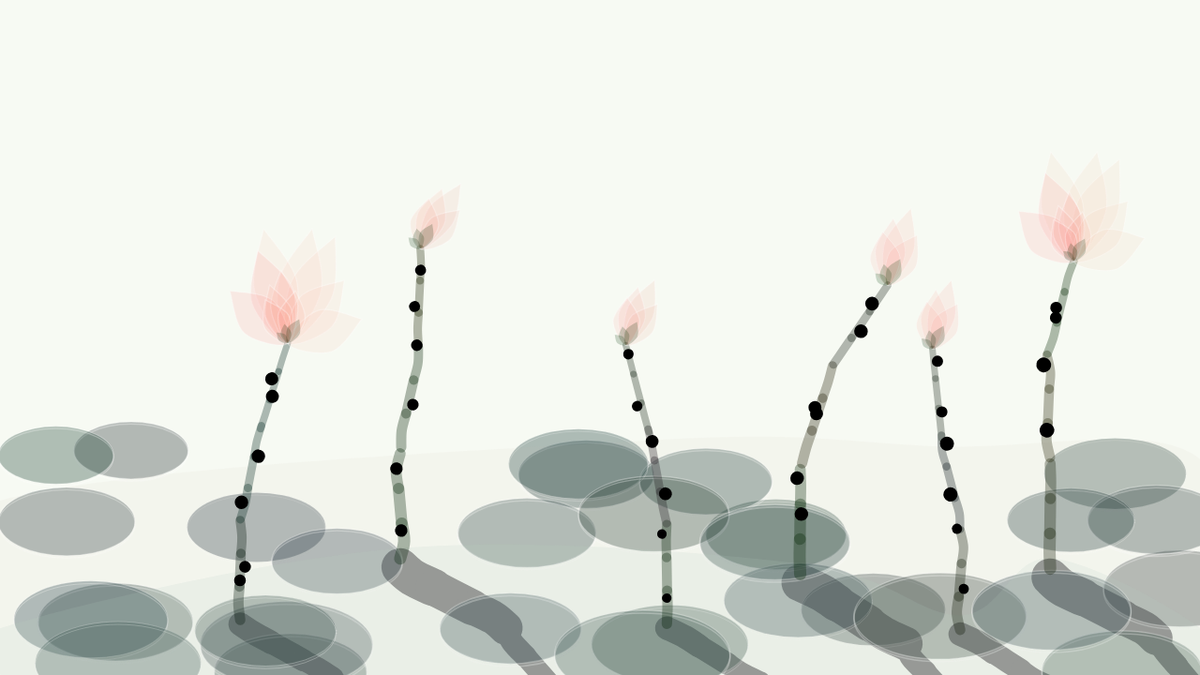
Frame 1 (no input)
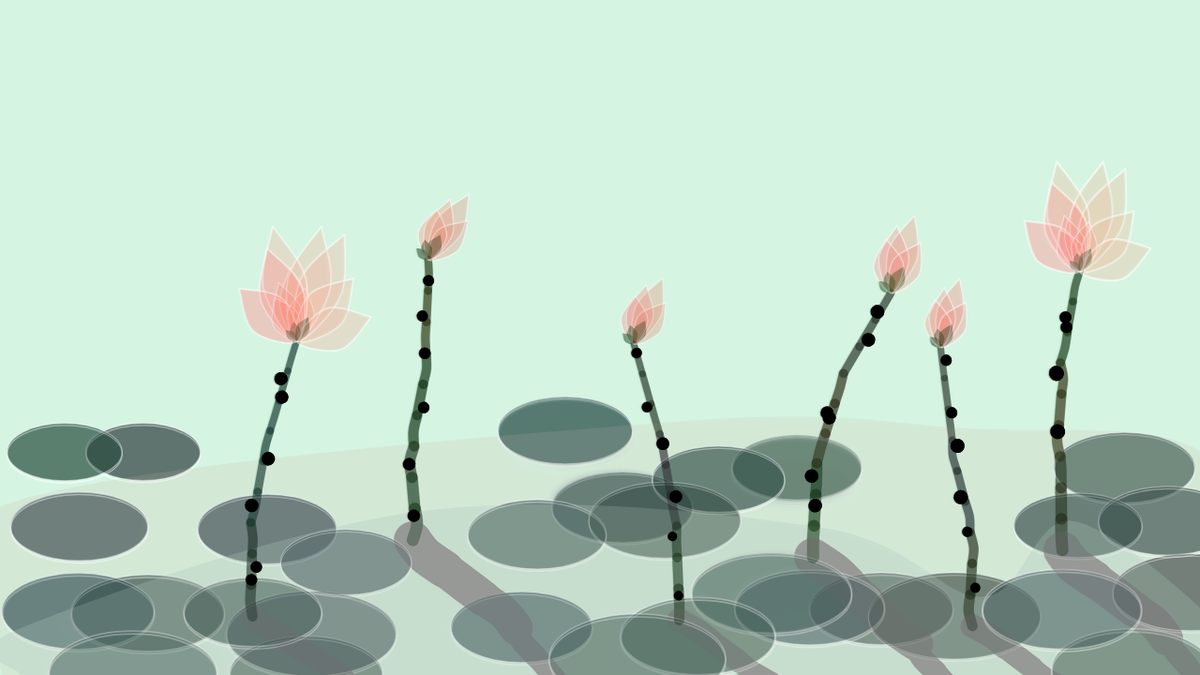
Frame 60 (no input)
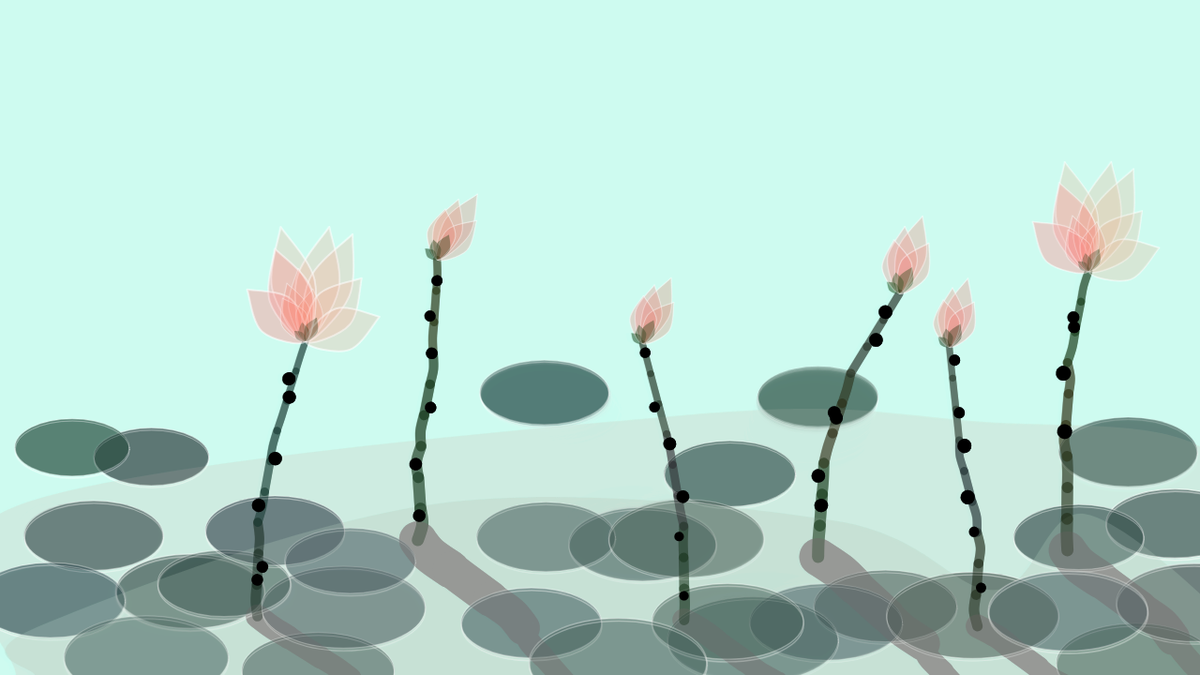
Frame 120 (the mouse pressed at the canvas centre since frame 60)

The p5.js sketch that drew these frames (run headless with seeded random() and noise() and a simulated clock; from frame 60 on, the mouse is pressed at the canvas centre):

// p5.js sketch
// ── sketch.js
//Finding references in the NOC example code by Prof. Moon.
let canvas;
let bgColor;

let joints = [];
let branches = [];
let openflowers = [];
let closeflowers = [];
let knots = [];

let sjoints = [];
let sbranches = [];

let lls = [];

let dragonflys = [];

function setup() {
  canvas = createCanvas(1280, 720);

  noCursor();

  let start1 = createVector(width / 5, random((height * 5) / 6, height) - 20);

  let start2 = createVector(width / 3, random((height * 5) / 6, height) - 20);
  let start3 = createVector(width / 1.8, random((height * 5) / 6, height) - 20);
  let start4 = createVector(width / 1.5, random((height * 5) / 6, height) - 20);
  let start5 = createVector(
    (width * 4) / 5,
    random((height * 5) / 6, height) - 20
  );
  let start6 = createVector(
    (width * 7) / 8,
    random((height * 5) / 6, height) - 20
  );
  joints.push(start1);
  branch(start1, 0, 115);

  joints.push(start2);
  branch(start2, 0, 130);

  joints.push(start3);
  branch(start3, 0, 115);

  joints.push(start4);
  branch(start4, 0, 130);

  joints.push(start5);
  branch(start5, 0, 115);

  joints.push(start6);
  branch(start6, 0, 130);

  sjoints.push(start1);
  sjoints.push(start2);
  sjoints.push(start3);
  sjoints.push(start4);
  sjoints.push(start5);
  sjoints.push(start6);
  sbranch(start1, 0, 115);
  sbranch(start2, 0, 130);
  sbranch(start3, 0, 115);
  sbranch(start4, 0, 130);
  sbranch(start5, 0, 115);
  sbranch(start6, 0, 130);

  for (let i = 0; i < 30; i++) {
    lls.push(
      new LL(random(width), random((height * 2) / 3, height), random(80, 100))
    );
  }

  for (let i = 0; i < 7; i++) {
    let x = random(width / 2);
    let y = random(height / 2);
    dragonflys.push(new Dragonfly(x, y));
  }
}

function draw() {
  let xOffset = sin(frameCount * 0.01) * 20;
  translate(xOffset, 0);

  bgColor = color(
    map(sin(frameCount * 0.01), -1, 1, 250, 200),
    map(sin(frameCount * 0.01), -1, 1, 220, 250),
    map(sin(frameCount * 0.01), -1, 1, 180, 240),
    70
  );
  background(bgColor);

//   for (let x = 0; x < width / 1.8; x++) {
//     let freq = x * 0.03 + frameCount * 0.02;
//     let amp = 20;
//     let sinValue = sin(freq) * amp;
//     let noiseValue = noise(x * 0.02, frameCount * 0.05) * 20;
//     push();
//     noStroke();
//     fill(255, 80);
//     circle(
//       x - 20,
//       250 - sinValue + random(-5, 5) - 20 + noiseValue,
//       random(0.5, 2)
//     );
//     scale(1.2, 1);
//     circle(
//       x - 20,
//       200 - sinValue + random(-5, 5) - 20 + noiseValue,
//       random(0.5, 2)
//     );
//     pop();
//   }

//   for (let x = 350; x < width; x++) {
//     let freq = -x * 0.03 + frameCount * 0.02;
//     let amp = 20;
//     let sinValue = sin(freq) * amp;
//     let noiseValue = noise(x * 0.02, frameCount * 0.05) * 20;
//     push();
//     noStroke();
//     fill(255, 80);
//     circle(
//       x - 20,
//       300 - sinValue + random(-5, 5) + 20 + noiseValue,
//       random(0.5, 2)
//     );
//     scale(1.2, 1);
//     circle(
//       x - 20,
//       300 - sinValue + random(-5, 5) + 20 + noiseValue,
//       random(0.5, 2)
//     );
//     pop();
//   }

  let windForce = map(sin(frameCount * 0.05), -1, 1, -0.05, 0.05);

  let wind = createVector(windForce, 0);

  for (let i = 0; i < sbranches.length; i++) {
    sbranches[i].display();
  }

  for (let i = 0; i < lls.length; i++) {
    let ll = lls[i];
    ll.applyGravitationalAttraction(lls);
    ll.update();
    ll.limitVelocity(5);
    ll.bounce();
    ll.display();
  }

  push();
  noStroke();
  fill(225 * 0.8, 255 * 0.8, 240 * 0.8, 40);
  beginShape();
  curveVertex(20 * sin(frameCount * 0.01), height);
  curveVertex(20 * sin(frameCount * 0.01), height);
  curveVertex(20 * sin(frameCount * 0.01), height - 50);
  curveVertex(
    sjoints[1].x + 20 * sin(frameCount * 0.01),
    sjoints[1].y - 20 - 20 * abs(sin(frameCount * 0.01))
  );
  curveVertex(
    sjoints[3].x + 20 * sin(frameCount * 0.01),
    sjoints[3].y - 20 - 20 * abs(sin(frameCount * 0.01))
  );
  curveVertex(
    sjoints[4].x + 20 * sin(frameCount * 0.01),
    sjoints[4].y - 20 - 20 * abs(sin(frameCount * 0.01))
  );

  curveVertex(
    sjoints[5].x + 20 * sin(frameCount * 0.01),
    sjoints[5].y - 20 - 20 * abs(sin(frameCount * 0.01))
  );
  curveVertex(width + 20 * sin(frameCount * 0.01), height - 50);
  curveVertex(width + 20 * sin(frameCount * 0.01), height);
  curveVertex(width + 20 * sin(frameCount * 0.01), height);
  endShape();
  pop();

  push();
  translate(-20, -180);
  noStroke();
  fill(255 * 0.8, 240 * 0.8, 220 * 0.8, 20);
  beginShape();
  curveVertex(20 * sin(frameCount * 0.01), height + 180);
  curveVertex(20 * sin(frameCount * 0.01), height + 180);
  curveVertex(20 * sin(frameCount * 0.01), height);
  curveVertex(
    sjoints[2].x + 20 * sin(frameCount * 0.01),
    sjoints[2].y - 20 - 20 * abs(sin(frameCount * 0.01))
  );

  curveVertex(
    sjoints[4].x + 20 * sin(frameCount * 0.01),
    sjoints[4].y - 20 - 20 * abs(sin(frameCount * 0.01))
  );
  curveVertex(width + 20, height - 50);
  curveVertex(width + 20, height + 180);
  curveVertex(width + 20, height + 180);
  endShape();
  pop();

  for (let i = 0; i < branches.length; i++) {
    branches[i].update(wind);
    branches[i].display();
  }

  for (let i = 0; i < knots.length; i++) {
    knots[i].display();
  }

  for (let i = 0; i < openflowers.length; i++) {
    openflowers[i].display();
  }
  for (let i = 0; i < closeflowers.length; i++) {
    closeflowers[i].display();
  }

  for (let i = 0; i < dragonflys.length; i++) {
    let target = createVector(mouseX, mouseY);
    dragonflys[i].seek(target);
    dragonflys[i].avoidbut(dragonflys);
    dragonflys[i].avoidbran(branches);
    dragonflys[i].update();
    dragonflys[i].reappear();
    dragonflys[i].display();
    dragonflys[i].waving = 5 * sin(frameCount * 0.05 + i * 0.5);
  }
}

function keyPressed() {
  if (key == "f") {
    let fs = fullscreen();
    fullscreen(!fs);
  }
}

function sbranch(from, angle, len, gen = 0) {
  let vector = p5.Vector.fromAngle(angle + PI / 6).setMag(len);
  let to = p5.Vector.add(from, vector);

  sjoints.push(to);

  let thickness = map(len, 110, 120, 20, 30);
  let stiffness = 0.5;

  // construct objects
  sbranches.push(new SBranches(from, to, thickness, len, stiffness, gen));

  // alteration
  len = (len * 7) / 8;
  gen++;

  // recursion
  if (gen >= 0 && gen < 3) {
    let angle1 = angle + PI / 20 + random(-0.4, 0.3);
    sbranch(to, angle1, len, gen);
  }
}

function branch(from, angle, len, gen = 0) {
  let vector = p5.Vector.fromAngle(angle - PI / 2).setMag(len);
  let to = p5.Vector.add(from, vector);

  joints.push(to);

  let thickness = map(len, 30, 50, 0.5, 3);
  let stiffness = 0.3;

  // construct objects
  branches.push(new Branch(from, to, thickness, 100, stiffness, gen));

  if (gen >= 0 && gen <= 3) {
    if (random() < 0.8) {
      knots.push(new Knots(from, to, 1, 20));
    }
  }

  if (gen == 2) {
    if (random() < 0.3) {
      openflowers.push(new OpenFlowers(from, to, 50));
    }
  }

  if (gen == 2) {
    closeflowers.push(new CloseFlowers(from, to, 50));
  }

  len = (len * 7) / 8;
  gen++;

  if (gen >= 0 && gen < 3) {
    let angle1 = angle + PI / 20 + random(-0.4, 0.3);
    branch(to, angle1, len, gen);
  }
}

class SBranches {
  constructor(from, to, thickness, len, stiffness, gen) {
    this.from = from;
    this.to = to;
    this.thickness = thickness;
    this.len = len;
    this.k = stiffness;
    this.bend = (random(-10, 10) * thickness) / 30;
    this.gen = gen;
  }

  display() {
    let midX1 = lerp(this.from.x, this.to.x, 1 / 6);
    let midY1 = lerp(this.from.y, this.to.y, 1 / 6);

    let midX2 = lerp(this.from.x, this.to.x, 1 / 3);
    let midY2 = lerp(this.from.y, this.to.y, 1 / 3);

    let midX3 = lerp(this.from.x, this.to.x, 1 / 2);
    let midY3 = lerp(this.from.y, this.to.y, 1 / 2);

    let midX4 = lerp(this.from.x, this.to.x, 2 / 3);
    let midY4 = lerp(this.from.y, this.to.y, 2 / 3);

    let midX5 = lerp(this.from.x, this.to.x, 5 / 6);
    let midY5 = lerp(this.from.y, this.to.y, 5 / 6);
    push();
    stroke(140);
    noFill();

    beginShape();
    strokeWeight(this.thickness);

    curveVertex(this.from.x, this.from.y);
    curveVertex(this.from.x, this.from.y);
    curveVertex(midX1 + this.bend, midY1);
    curveVertex(midX2 + this.bend * 0.4, midY2);
    curveVertex(midX2 + this.bend * 0.4, midY2);
    endShape();

    beginShape();
    strokeWeight(this.thickness * 0.95);
    curveVertex(midX2 + this.bend * 0.4, midY2);
    curveVertex(midX2 + this.bend * 0.4, midY2);
    curveVertex(midX3, midY3);
    curveVertex(midX4 - this.bend * 0.4, midY4);
    curveVertex(midX4 - this.bend * 0.4, midY4);
    endShape();

    beginShape();
    strokeWeight(this.thickness * 0.9);
    curveVertex(midX4 - this.bend * 0.4, midY4);
    curveVertex(midX4 - this.bend * 0.4, midY4);
    curveVertex(midX5 - this.bend, midY5);
    curveVertex(this.to.x, this.to.y);
    curveVertex(this.to.x, this.to.y);
    endShape();
    pop();
  }
}

class Branch {
  constructor(from, to, thickness, len, stiffness, gen) {
    this.from = from;
    this.to = to;
    this.thickness = thickness;
    this.len = len;
    this.k = stiffness;
    this.bend = (random(-10, 10) * thickness) / 30;
    this.gen = gen;
    let inc = 5;
    this.col = color(
      10 + random(-20, 20) + gen * inc,
      25 + random(-10, 10) + gen * inc,
      8 + random(-20, 20) + gen * inc,
      80
    );
  }

  update(wind) {
    let vector = p5.Vector.sub(this.to, this.from);
    let distance = vector.mag();
    let stretch = distance - this.len;
    let force = vector
      .copy()
      .normalize()
      .mult(stretch * this.k);

    force.add(wind);
    this.from.add(force);
    this.to.sub(force);
  }

  display() {
    let midX1 = lerp(this.from.x, this.to.x, 1 / 6);
    let midY1 = lerp(this.from.y, this.to.y, 1 / 6);

    let midX2 = lerp(this.from.x, this.to.x, 1 / 3);
    let midY2 = lerp(this.from.y, this.to.y, 1 / 3);

    let midX3 = lerp(this.from.x, this.to.x, 1 / 2);
    let midY3 = lerp(this.from.y, this.to.y, 1 / 2);

    let midX4 = lerp(this.from.x, this.to.x, 2 / 3);
    let midY4 = lerp(this.from.y, this.to.y, 2 / 3);

    let midX5 = lerp(this.from.x, this.to.x, 5 / 6);
    let midY5 = lerp(this.from.y, this.to.y, 5 / 6);
    push();
    stroke(this.col);
    noFill();

    beginShape();
    strokeWeight(this.thickness);

    curveVertex(this.from.x, this.from.y);
    curveVertex(this.from.x, this.from.y);
    curveVertex(midX1 + this.bend, midY1);
    curveVertex(midX2 + this.bend * 0.4, midY2);
    curveVertex(midX2 + this.bend * 0.4, midY2);
    endShape();

    beginShape();
    strokeWeight(this.thickness * 0.95);
    curveVertex(midX2 + this.bend * 0.4, midY2);
    curveVertex(midX2 + this.bend * 0.4, midY2);
    curveVertex(midX3, midY3);
    curveVertex(midX4 - this.bend * 0.4, midY4);
    curveVertex(midX4 - this.bend * 0.4, midY4);
    endShape();

    beginShape();
    strokeWeight(this.thickness * 0.9);
    curveVertex(midX4 - this.bend * 0.4, midY4);
    curveVertex(midX4 - this.bend * 0.4, midY4);
    curveVertex(midX5 - this.bend, midY5);
    curveVertex(this.to.x, this.to.y);
    curveVertex(this.to.x, this.to.y);
    endShape();
    pop();
  }
}

class Knots {
  constructor(from, to, pct, size) {
    this.from = from;
    this.to = to;
    this.pct1 = pct * random(0.2, 0.5);
    this.pct2 = pct * random(0.5, 1);
    this.size = size * random(0.5, 0.8);
    this.angle = random(PI * 2);
  }
  display() {
    let Px1 = lerp(this.from.x, this.to.x, this.pct1);
    let Py1 = lerp(this.from.y, this.to.y, this.pct1);

    push();
    translate(Px1, Py1); // anchor of the transformation
    rotate(this.angle); //
    noStroke();
    fill(0);
    circle(-5, 0, this.size);
    pop();

    let Px2 = lerp(this.from.x, this.to.x, this.pct2);
    let Py2 = lerp(this.from.y, this.to.y, this.pct2);

    push();
    translate(Px2, Py2); // anchor of the transformation
    rotate(this.angle); //
    noStroke();
    fill(0);
    circle(0, 5, this.size);
    pop();
  }
}

class OpenFlowers {
  constructor(from, to, size) {
    this.from = from;
    this.to = to;
    this.size = size * random(0.8, 1);
    this.angle = random(-PI / 9, PI / 9);

    this.col1 = color(
      250 + random(-30, 30),
      150 + random(-10, 10),
      140 + random(-10, 10),
      20
    );

    this.col2 = color(
      250 + random(-30, 30),
      150 + random(-10, 10),
      140 + random(-10, 10),
      40
    );
  }
  display() {
    push();
    translate(this.to.x, this.to.y);
    strokeWeight(random(0.5, 1.5));
    stroke(255, 80);
    fill(this.col1);
    scale(1.5);
    rotate(PI / 15);
    beginShape();
    curveVertex(sin(frameCount * 0.05), -this.size * 1.8);
    curveVertex(sin(frameCount * 0.05), -this.size * 1.8);
    curveVertex(-this.size / 3, (-this.size * 1.8) / 2);
    curveVertex(0, 0);
    curveVertex(this.size / 3, (-this.size * 1.8) / 2);
    curveVertex(sin(frameCount * 0.05), -this.size * 1.8);
    curveVertex(sin(frameCount * 0.05), -this.size * 1.8);
    endShape();
    rotate(PI / 15);
    beginShape();
    curveVertex(sin(frameCount * 0.05), -this.size * 1.8);
    curveVertex(sin(frameCount * 0.05), -this.size * 1.8);
    curveVertex(-this.size / 3, (-this.size * 1.8) / 2);
    curveVertex(0, 0);
    curveVertex(this.size / 3, (-this.size * 1.8) / 2);
    curveVertex(sin(frameCount * 0.05), -this.size * 1.8);
    curveVertex(sin(frameCount * 0.05), -this.size * 1.8);
    endShape();
    rotate((-3 * PI) / 15);
    beginShape();
    curveVertex(sin(frameCount * 0.05), -this.size * 1.8);
    curveVertex(sin(frameCount * 0.05), -this.size * 1.8);
    curveVertex(-this.size / 3, (-this.size * 1.8) / 2);
    curveVertex(0, 0);
    curveVertex(this.size / 3, (-this.size * 1.8) / 2);
    curveVertex(sin(frameCount * 0.05), -this.size * 1.8);
    curveVertex(sin(frameCount * 0.05), -this.size * 1.8);
    endShape();
    rotate(PI / 15 - PI / 10);
    fill(this.col2);
    beginShape();
    curveVertex(sin(frameCount * 0.05), -this.size * 1.5);
    curveVertex(sin(frameCount * 0.05), -this.size * 1.5);
    curveVertex(-this.size / 3, (-this.size * 1.5) / 2);
    curveVertex(0, 0);
    curveVertex(this.size / 3, (-this.size * 1.5) / 2);
    curveVertex(sin(frameCount * 0.05), -this.size * 1.5);
    curveVertex(sin(frameCount * 0.05), -this.size * 1.5);
    endShape();
    rotate(PI / 3);
    fill(this.col1);
    beginShape();
    curveVertex(sin(frameCount * 0.05), -this.size * 1.3);
    curveVertex(sin(frameCount * 0.05), -this.size * 1.3);
    curveVertex(-this.size / 3, (-this.size * 1.3) / 2);
    curveVertex(0, 0);
    curveVertex(this.size / 3, (-this.size * 1.3) / 2);
    curveVertex(sin(frameCount * 0.05), -this.size * 1.3);
    curveVertex(sin(frameCount * 0.05), -this.size * 1.3);
    endShape();
    rotate(-PI / 2);
    fill(this.col2);
    beginShape();
    curveVertex(sin(frameCount * 0.05), -this.size * 1.2);
    curveVertex(sin(frameCount * 0.05), -this.size * 1.2);
    curveVertex(-this.size / 3, (-this.size * 1.2) / 2);
    curveVertex(0, 0);
    curveVertex(this.size / 3, (-this.size * 1.2) / 2);
    curveVertex(sin(frameCount * 0.05), -this.size * 1.2);
    curveVertex(sin(frameCount * 0.05), -this.size * 1.2);
    endShape();
    rotate(PI / 1.5);
    fill(this.col1);
    beginShape();
    curveVertex(sin(frameCount * 0.05), -this.size * 1.2);
    curveVertex(sin(frameCount * 0.05), -this.size * 1.2);
    curveVertex(-this.size / 3, (-this.size * 1.2) / 2);
    curveVertex(0, 0);
    curveVertex(this.size / 3, (-this.size * 1.2) / 2);
    curveVertex(sin(frameCount * 0.05), -this.size * 1.2);
    curveVertex(sin(frameCount * 0.05), -this.size * 1.2);
    endShape();

    pop();
  }
}

class CloseFlowers {
  constructor(from, to, size) {
    this.from = from;
    this.to = to;
    this.size = size * random(0.8, 1);
    this.angle = random(-PI / 9, PI / 9);

    this.col1 = color(
      250 + random(-30, 30),
      100 + random(-10, 10),
      90 + random(-10, 10),
      20
    );

    this.col2 = color(
      250 + random(-30, 30),
      100 + random(-10, 10),
      90 + random(-10, 10),
      20
    );

    this.col3 = color(3, 50 + random(-10, 10), 6, 50);
  }
  display() {
    push();
    translate(this.to.x, this.to.y);
    strokeWeight(random(0.5, 1.5));
    stroke(255, 80);
    fill(this.col1);
    rotate(this.angle);
    rotate(PI / 15);
    beginShape();
    curveVertex(sin(frameCount * 0.05), -this.size * 1.8);
    curveVertex(sin(frameCount * 0.05), -this.size * 1.8);
    curveVertex(-this.size / 3, (-this.size * 1.8) / 2);
    curveVertex(0, 0);
    curveVertex(this.size / 3, (-this.size * 1.8) / 2);
    curveVertex(sin(frameCount * 0.05), -this.size * 1.8);
    curveVertex(sin(frameCount * 0.05), -this.size * 1.8);
    endShape();
    rotate(-PI / 15);
    fill(this.col2);
    beginShape();
    curveVertex(sin(frameCount * 0.05), -this.size * 1.5);
    curveVertex(sin(frameCount * 0.05), -this.size * 1.5);
    curveVertex(-this.size / 3, (-this.size * 1.5) / 2);
    curveVertex(0, 0);
    curveVertex(this.size / 3, (-this.size * 1.5) / 2);
    curveVertex(sin(frameCount * 0.05), -this.size * 1.5);
    curveVertex(sin(frameCount * 0.05), -this.size * 1.5);
    endShape();
    rotate(PI / 7);
    fill(this.col1);
    beginShape();
    curveVertex(sin(frameCount * 0.05), -this.size * 1.3);
    curveVertex(sin(frameCount * 0.05), -this.size * 1.3);
    curveVertex(-this.size / 3, (-this.size * 1.3) / 2);
    curveVertex(0, 0);
    curveVertex(this.size / 3, (-this.size * 1.3) / 2);
    curveVertex(sin(frameCount * 0.05), -this.size * 1.3);
    curveVertex(sin(frameCount * 0.05), -this.size * 1.3);
    endShape();
    rotate(-PI / 5);
    fill(this.col2);
    beginShape();
    curveVertex(sin(frameCount * 0.05), -this.size * 1.2);
    curveVertex(sin(frameCount * 0.05), -this.size * 1.2);
    curveVertex(-this.size / 3, (-this.size * 1.2) / 2);
    curveVertex(0, 0);
    curveVertex(this.size / 3, (-this.size * 1.2) / 2);
    curveVertex(sin(frameCount * 0.05), -this.size * 1.2);
    curveVertex(sin(frameCount * 0.05), -this.size * 1.2);
    endShape();
    pop();

    push();
    translate(this.to.x, this.to.y);
    rotate(PI / 7);
    scale(0.5);
    noStroke();
    fill(this.col3);
    beginShape();
    curveVertex(sin(frameCount * 0.05), -this.size * 1.3);
    curveVertex(sin(frameCount * 0.05), -this.size * 1.3);
    curveVertex(-this.size / 3, (-this.size * 1.3) / 2);
    curveVertex(0, 0);
    curveVertex(this.size / 3, (-this.size * 1.3) / 2);
    curveVertex(sin(frameCount * 0.05), -this.size * 1.3);
    curveVertex(sin(frameCount * 0.05), -this.size * 1.3);
    endShape();
    rotate(-PI / 5);
    scale(0.8);
    beginShape();
    curveVertex(sin(frameCount * 0.05), -this.size * 1.2);
    curveVertex(sin(frameCount * 0.05), -this.size * 1.2);
    curveVertex(-this.size / 3, (-this.size * 1.2) / 2);
    curveVertex(0, 0);
    curveVertex(this.size / 3, (-this.size * 1.2) / 2);
    curveVertex(sin(frameCount * 0.05), -this.size * 1.2);
    curveVertex(sin(frameCount * 0.05), -this.size * 1.2);
    endShape();
    rotate(-PI / 5);
    scale(0.8);
    beginShape();
    curveVertex(sin(frameCount * 0.05), -this.size * 1.2);
    curveVertex(sin(frameCount * 0.05), -this.size * 1.2);
    curveVertex(-this.size / 3, (-this.size * 1.2) / 2);
    curveVertex(0, 0);
    curveVertex(this.size / 3, (-this.size * 1.2) / 2);
    curveVertex(sin(frameCount * 0.05), -this.size * 1.2);
    curveVertex(sin(frameCount * 0.05), -this.size * 1.2);
    endShape();
    pop();
  }
}

class LL {
  constructor(x, y, rad) {
    this.pos = createVector(x, y);
    this.vel = createVector(0, 0);
    this.acc = createVector(0, 0);
    this.rad = rad;
    this.mass = this.rad * 0.5;
    this.col = color(
      20 + random(-10, 10),
      50 + random(-10, 10),
      45 + random(-10, 10),
      80
    );
  }
  update() {
    this.vel.add(this.acc);
    this.pos.add(this.vel);
    this.acc.mult(0);
  }

  applyForce(f) {
    if (this.mass > 0) {
      let force = p5.Vector.div(f, this.mass);
      this.acc.add(force);
    }
  }

  applyGravitationalAttraction(other) {
    for (let i = 0; i < lls.length; i++) {
      let other = lls[i];
      if (this != other) {
        let distance = this.pos.dist(other.pos);
        let magnitude = (this.mass * other.mass) / (distance * distance);
        let force = p5.Vector.sub(other.pos, this.pos);
        force.normalize();
        force.mult(magnitude * 0.1);
        if (distance < this.rad) {
          force.mult(-1);
          force.mult(3);
        }
        this.applyForce(force);
        this.acc.limit(10);
      }
    }
  }

  limitVelocity(mag) {
    this.vel.limit(mag);
  }
  bounce() {
    if (this.pos.x < 0) {
      this.pos.x = 0;
      this.vel.x = -0.9 * this.vel.x;
    } else if (this.pos.x > width) {
      this.pos.x = width;
      this.vel.x = -0.9 * this.vel.x;
    }
    if (this.pos.y < height / 1.8) {
      this.pos.y = height / 1.8;
      this.vel.y = -0.9 * this.vel.y;
    } else if (this.pos.y > height) {
      this.pos.y = height;
      this.vel.y = -0.9 * this.vel.y;
    }
  }

  display() {
    let farnear = map(dist(0, this.pos.y, 0, height), 0, height, 1, 2);
    push();
    translate(this.pos.x, this.pos.y);
    scale(1 / farnear);
    strokeWeight(random(0.5, 2));
    stroke(255, 80);
    fill(this.col);
    ellipse(0, 0, this.rad * 2, this.rad);
    noFill();
    ellipse(
      3 * sin(frameCount * 0.001),
      3 * cos(frameCount * 0.001),
      this.rad * 2,
      this.rad
    );
    pop();
  }
}

class Dragonfly {
  constructor(x, y, color) {
    this.pos = createVector(x, y);
    this.vel = createVector();
    this.acc = createVector();
    //
    this.size = random(15, 18);
    this.mass = 1.5;
    //
    this.maxSpeed = 2;
    this.maxSteerForce = 0.1;
    //
    this.brakeRad = 10;
    this.senseRad = 10;
    this.col = color;
    //
    this.waving = 5 * sin(frameCount * 0.05);

    this.angle = 0;
  }
  attracted(target) {
    let vector = p5.Vector.sub(target, this.pos);
    vector.mult(1);
    this.applyForce(vector);
    //
    this.vel.mult(0.9);
  }
  seek(target) {
    let desiredVel = p5.Vector.sub(target, this.pos);
    let distance = desiredVel.mag();

    desiredVel.normalize(); // direction

    // arriving
    if (distance < this.brakeRad) {
      let speed = map(distance, 0, this.brakeRad, 0, this.maxSpeed);
      desiredVel.mult(speed * 0.5);
    } else {
      desiredVel.mult(this.maxSpeed * 0.5); // desire
    }

    let steerForce = p5.Vector.sub(desiredVel, this.vel);
    steerForce.limit(this.maxSteerForce);

    this.applyForce(steerForce);
  }
  avoidbut(dragonflys) {
    for (let dragonfly of dragonflys) {
      if (this === dragonfly) continue;
      let desiredVel = p5.Vector.sub(dragonfly.pos, this.pos);
      let distance = desiredVel.mag();
      desiredVel.normalize(); // direction
      if (distance > this.senseRad + 50) continue;
      desiredVel.mult(-this.maxSpeed);

      let steerForce = p5.Vector.sub(desiredVel, this.vel);
      steerForce.limit(this.maxSteerForce * 0.5); //***

      this.applyForce(steerForce);
    }
  }
  avoidbran(branches) {
    for (let i = 0; i < branches.length; i++) {
      let branch = branches[i];

      let desiredVecFrom = p5.Vector.sub(branch.from, this.pos);
      let desiredVecTo = p5.Vector.sub(branch.to, this.pos);

      let distanceFrom = desiredVecFrom.mag();
      let distanceTo = desiredVecTo.mag();

      if (distanceFrom < this.senseRad + 50) {
        desiredVecFrom.normalize();
        desiredVecFrom.mult(this.maxSpeed);
        desiredVecFrom.mult(-1);

        let steerForceFrom = p5.Vector.sub(desiredVecFrom, this.vel);
        steerForceFrom.limit(this.maxSteerForce);

        this.applyForce(steerForceFrom);
      }

      if (distanceTo < this.senseRad + 50) {
        desiredVecTo.normalize();
        desiredVecTo.mult(this.maxSpeed);
        desiredVecTo.mult(-1); // *** flip this to avoid!

        let steerForceTo = p5.Vector.sub(desiredVecTo, this.vel);
        steerForceTo.limit(this.maxSteerForce);

        this.applyForce(steerForceTo);
      }
    }
  }
  reappear() {
    if (this.pos.x < 0) {
      this.pos.x = 0;
    } else if (this.pos.x > width) {
      this.pos.x = width;
    }
    if (this.pos.y < 0) {
      this.pos.y = 0;
    } else if (this.pos.y > height) {
      this.pos.y = height;
    }
  }
  update() {
    this.vel.add(this.acc);
    this.pos.add(this.vel);
    this.acc.mult(0);
    this.angle = this.vel.heading();
  }
  applyForce(f) {
    if (this.mass <= 0) {
      console.log("Wrong mass");
      return;
    }
    let force = f.copy();
    force.div(this.mass);
    this.acc.add(force);
  }
  display() {
    push();
    noStroke();
    //stroke(20, 50, 30, 60);
    //strokeWeight(2);
    translate(this.pos.x, this.pos.y);
    if (mouseX >= this.pos.x) {
      rotate(this.angle);
      line(0, 0, -this.size * 2, 0);
      rotate(PI / 6);
      line(0, 0, -this.size, 0);
      rotate(PI / 6);
      line(0, 0, -this.size, 0);
    } else {
      rotate(-this.angle);
      line(0, 0, -this.size * 2, 0);
      rotate(-PI / 6);
      line(0, 0, -this.size, 0);
      rotate(-PI / 6);
      line(0, 0, -this.size, 0);
    }
    pop();
  }
}
